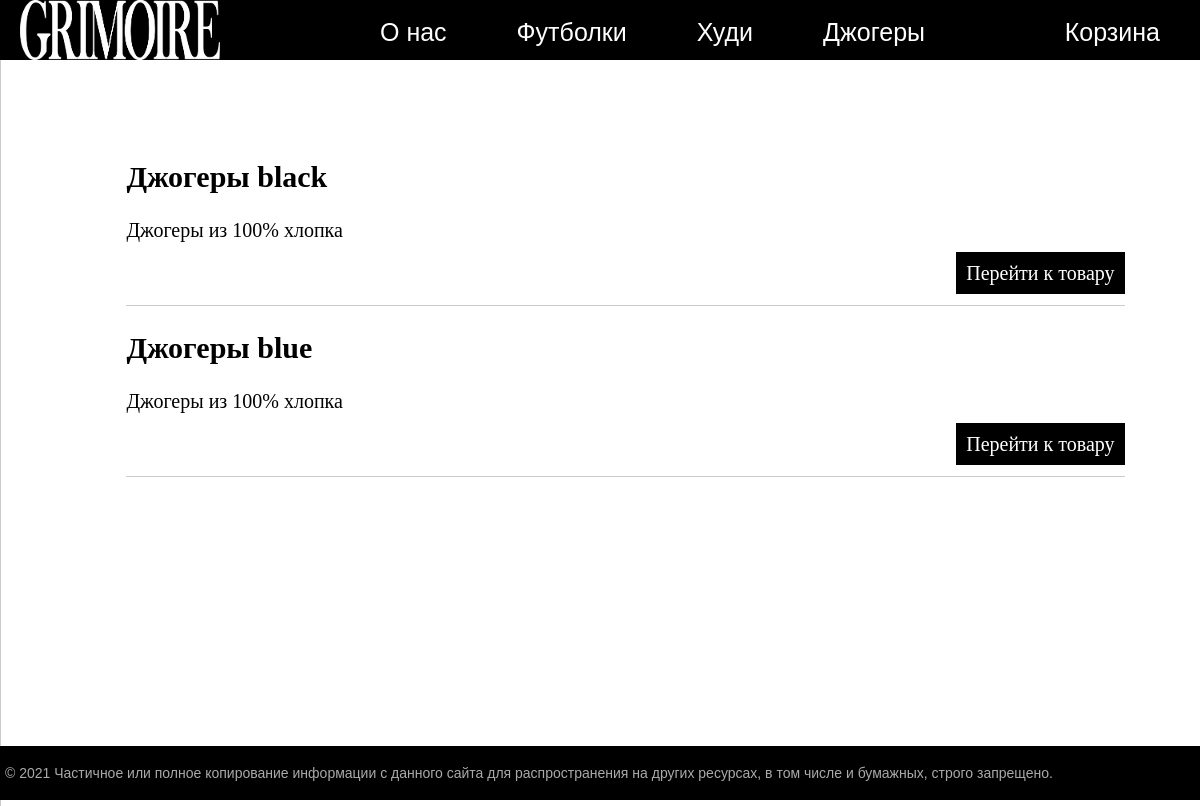
The app's page /djogers/ with its own data.
### shop/models.py (models this page shows, shortened)
class Futbolki(models.Model):
    title = models.CharField(max_length=255)
    content = models.TextField(blank=True)
    photo = models.ImageField(upload_to='photos/%Y/%m/%d/')
    time_create = models.DateTimeField(auto_now_add=True)
    time_update = models.DateTimeField(auto_now=True)
    is_published = models.BooleanField(default=True)
    path = models.TextField()
    price = models.TextField()

### shop/views.py (the view)
# urls.py: path('djogers/', djogers, name='djogers'),
def djogers(request):
    posts = Futbolki.objects.filter(title__contains='Джогеры')
    context = {'posts': posts,
               "menu": menu,
               'title': 'Djogers'
               }
    return render(request, 'shop/djogers.html', context=context)

### shop/templates/shop/djogers.html (shortened to what this page needs)
{% extends 'shop/base.html' %}
{% block content %}
<ul class="list-articles">
	{% for p in posts %}
			<li><h2>{{p.title}}</h2>
	{% autoescape on %}
	{{p.content|linebreaks|truncatewords:50}}
	{% endautoescape %}
			<p class="link-read-post"><a href="{% url 'catid' p.path %}">Перейти к товару</a></p>
			</li>
	{% endfor %}
</ul>
{% endblock %}

### shop/static/shop/css/styles.css (style rules this page uses)
html, body { font-family: 'Arial'; margin: 0; padding: 0; height: 100%; width: 100%; color: #444; }
a { color: #0059b2; text-decoration: none; }
p.link-read-post { text-align: right; }
p.link-read-post a { padding: 10px; min-width: 100px; background: black; color: #fff; text-decoration: none; }
ul.list-articles { list-style: none; margin: 5%; padding: 0%; width: 90%; }
ul.list-articles li { border-bottom: 1px solid #ccc; }

### records on screen
Futbolki: title "Джогеры black", content "Джогеры из 100% хлопка"
Futbolki: title "Джогеры blue", content "Джогеры из 100% хлопка"

### other values on screen
{{ m.title }} "О нас" "Футболки" "Худи" "Джогеры"
{{ m.title }} "Корзина"
